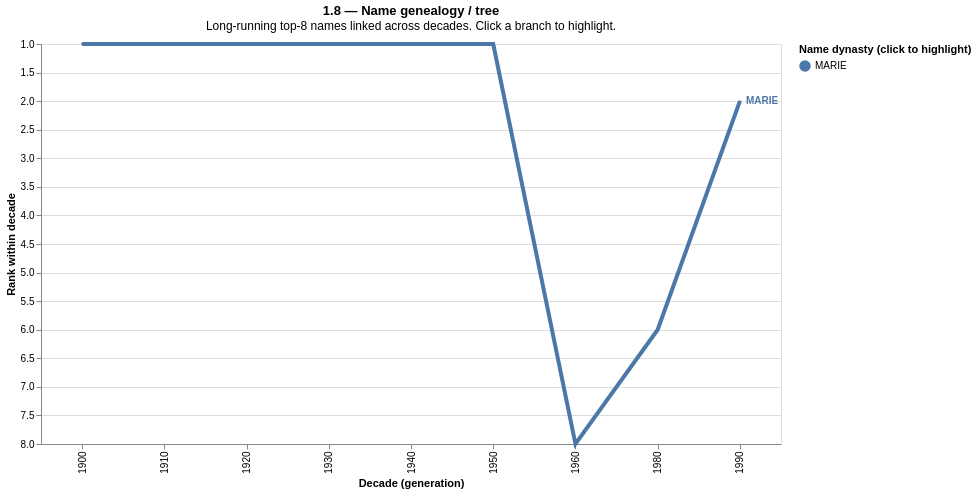

Notebook code for this chart:
### Markdown cell above
## 1.8 — Name genealogy / tree

### Code cell
# "Dynasty" names: in top 8 for ≥ 5 decades — connected across generations
dynasty = (
    nat_dec[nat_dec['rank'] <= 8]
    .groupby(['preusuel', 'sex_label'])['decade']
    .nunique()
    .reset_index(name='n_decades')
)
dynasty = dynasty[dynasty['n_decades'] >= 5]['preusuel'].tolist()
gene_data = nat_dec[(nat_dec['preusuel'].isin(dynasty)) & (nat_dec['rank'] <= 8)].copy()

gene_highlight = alt.selection_point(fields=['preusuel'], on='click', toggle=True, empty=True)
gene_sex = alt.param(name='gene_sex', value='Female',
    bind=alt.binding_radio(options=['Female', 'Male'], name='Sex: '))

gene_base = alt.Chart(gene_data).transform_filter('datum.sex_label === gene_sex').encode(
    x=alt.X('decade:O', title='Decade (generation)'),
    y=alt.Y('rank:Q', title='Rank within decade', scale=alt.Scale(reverse=True, domain=[1, 8])),
    color=alt.Color('preusuel:N', legend=alt.Legend(title='Name dynasty (click to highlight)')),
    opacity=alt.condition(gene_highlight, alt.value(1.0), alt.value(0.15)),
    size=alt.condition(gene_highlight, alt.value(4), alt.value(1.5)),
    detail='preusuel:N',
    tooltip=['preusuel:N', 'decade:O', 'rank:Q', alt.Tooltip('nombre:Q', format=',')],
)

last_gene_dec = int(gene_data['decade'].max())
gene_labels = alt.Chart(gene_data[gene_data['decade'] == last_gene_dec]).transform_filter(
    'datum.sex_label === gene_sex'
).mark_text(align='left', dx=6, fontSize=10, fontWeight='bold').encode(
    x='decade:O', y='rank:Q', text='preusuel:N', color='preusuel:N',
    opacity=alt.condition(gene_highlight, alt.value(1.0), alt.value(0.15)),
)

(gene_base.mark_line(point=alt.OverlayMarkDef(size=70)) + gene_labels
).add_params(gene_highlight, gene_sex).properties(
    width=740, height=400,
    title=alt.Title('1.8 — Name genealogy / tree',
                    subtitle='Long-running top-8 names linked across decades. Click a branch to highlight.'),
)

### Figure 1 — Vega-Lite specification as saved in the notebook (floating-point values rounded to 4 significant figures)
{"config": {"view": {"continuousWidth": 300, "continuousHeight": 300}}, "layer": [{"data": {"name": "data-7bc60d753e4199f02d1526af09071e77"}, "mark": {"type": "line", "point": {"size": 70}}, "encoding": {"color": {"field": "preusuel", "legend": {"title": "Name dynasty (click to highlight)"}, "type": "nominal"}, "detail": {"field": "preusuel", "type": "nominal"}, "opacity": {"condition": {"param": "param_f1e4e5e3e710836d", "value": 1.0, "empty": true}, "value": 0.15}, "size": {"condition": {"param": "param_f1e4e5e3e710836d", "value": 4, "empty": true}, "value": 1.5}, "tooltip": [{"field": "preusuel", "type": "nominal"}, {"field": "decade", "type": "ordinal"}, {"field": "rank", "type": "quantitative"}, {"field": "nombre", "format": ",", "type": "quantitative"}], "x": {"field": "decade", "title": "Decade (generation)", "type": "ordinal"}, "y": {"field": "rank", "scale": {"domain": [1, 8], "reverse": true}, "title": "Rank within decade", "type": "quantitative"}}, "name": "view_7fa58d544e18aee5_0", "transform": [{"filter": "datum.sex_label === gene_sex"}]}, {"data": {"name": "data-d2524e03073d113cdb75cd152a998281"}, "mark": {"type": "text", "align": "left", "dx": 6, "fontSize": 10, "fontWeight": "bold"}, "encoding": {"color": {"field": "preusuel", "type": "nominal"}, "opacity": {"condition": {"param": "param_f1e4e5e3e710836d", "value": 1.0, "empty": true}, "value": 0.15}, "text": {"field": "preusuel", "type": "nominal"}, "x": {"field": "decade", "type": "ordinal"}, "y": {"field": "rank", "type": "quantitative"}}, "transform": [{"filter": "datum.sex_label === gene_sex"}]}], "height": 400, "params": [{"name": "param_f1e4e5e3e710836d", "select": {"type": "point", "fields": ["preusuel"], "on": "click", "toggle": true}, "views": ["view_7fa58d544e18aee5_0"]}, {"name": "gene_sex", "bind": {"input": "radio", "options": ["Female", "Male"], "name": "Sex: "}, "value": "Female"}], "title": {"text": "1.8 — Name genealogy / tree", "subtitle": "Long-running top-8 names linked across decades. Click a branch to highlight."}, "width": 740, "$schema": "https://vega.github.io/schema/vega-lite/v6.4.1.json", "datasets": {"data-7bc60d753e4199f02d1526af09071e77": [{"preusuel": "JEAN", "decade": 1900, "sexe": 1, "nombre": 174656, "rank": 1, "sex_label": "Male"}, {"preusuel": "JEAN", "decade": 1910, "sexe": 1, "nombre": 175346, "rank": 1, "sex_label": "Male"}, {"preusuel": "JEAN", "decade": 1920, "sexe": 1, "nombre": 303842, "rank": 1, "sex_label": "Male"}, {"preusuel": "JEAN", "decade": 1930, "sexe": 1, "nombre": 339872, "rank": 1, "sex_label": "Male"}, {"preusuel": "JEAN", "decade": 1940, "sexe": 1, "nombre": 421008, "rank": 1, "sex_label": "Male"}, {"preusuel": "JEAN", "decade": 1950, "sexe": 1, "nombre": 277093, "rank": 1, "sex_label": "Male"}, {"preusuel": "JEAN", "decade": 1960, "sexe": 1, "nombre": 122315, "rank": 8, "sex_label": "Male"}, {"preusuel": "MARIE", "decade": 1900, "sexe": 2, "nombre": 490609, "rank": 1, "sex_label": "Female"}, {"preusuel": "MARIE", "decade": 1910, "sexe": 2, "nombre": 329246, "rank": 1, "sex_label": "Female"}, {"preusuel": "MARIE", "decade": 1920, "sexe": 2, "nombre": 322472, "rank": 1, "sex_label": "Female"}, {"preusuel": "MARIE", "decade": 1930, "sexe": 2, "nombre": 247721, "rank": 1, "sex_label": "Female"}, {"preusuel": "MARIE", "decade": 1940, "sexe": 2, "nombre": 265453, "rank": 1, "sex_label": "Female"}, {"preusuel": "MARIE", "decade": 1950, "sexe": 2, "nombre": 216713, "rank": 1, "sex_label": "Female"}, {"preusuel": "MARIE", "decade": 1960, "sexe": 2, "nombre": 107800, "rank": 8, "sex_label": "Female"}, {"preusuel": "MARIE", "decade": 1980, "sexe": 2, "nombre": 74477, "rank": 6, "sex_label": "Female"}, {"preusuel": "MARIE", "decade": 1990, "sexe": 2, "nombre": 69773, "rank": 2, "sex_label": "Female"}], "data-d2524e03073d113cdb75cd152a998281": [{"preusuel": "MARIE", "decade": 1990, "sexe": 2, "nombre": 69773, "rank": 2, "sex_label": "Female"}]}}
